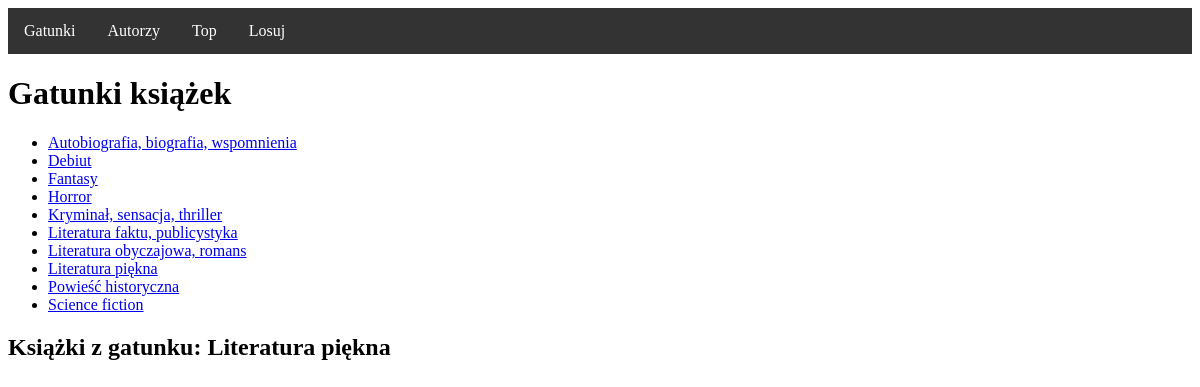
The app's page /genres/	Literatura piękna/, older data.
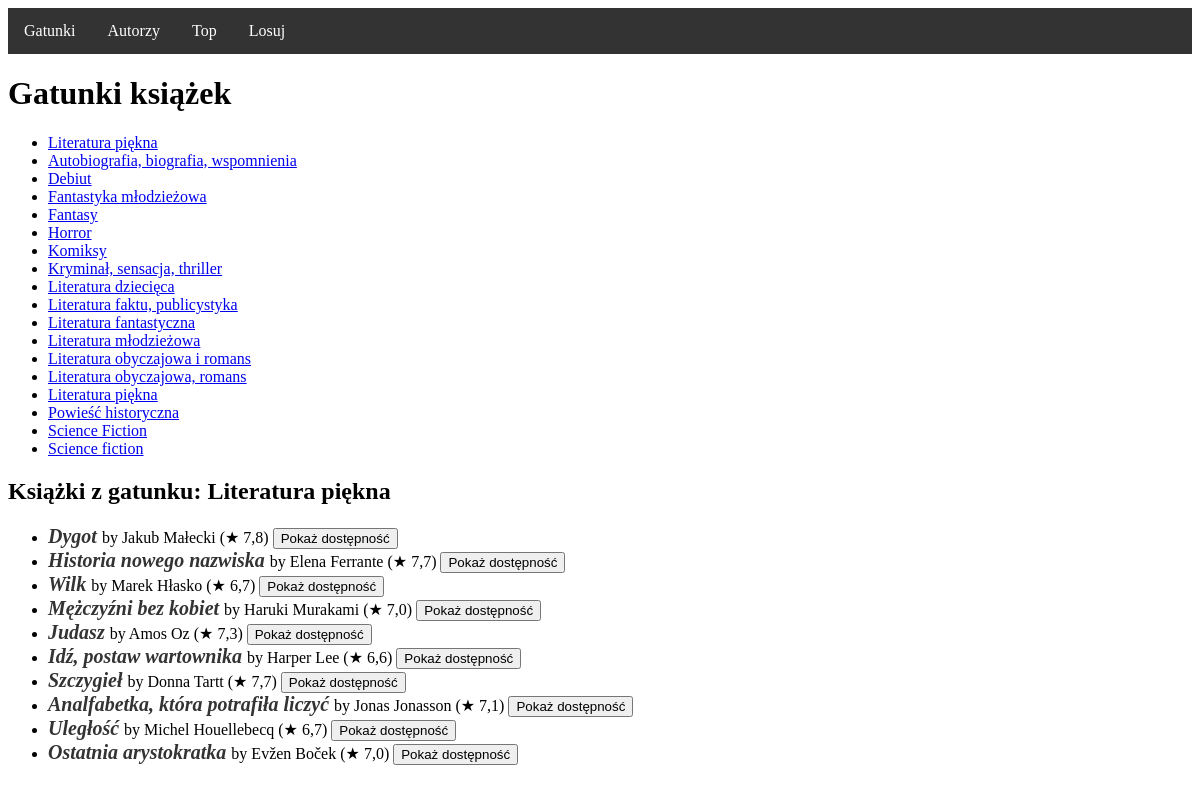
The same page, newer data.
### book_manager/models.py (models this page shows, shortened)
class Book(models.Model):
    year = models.CharField(max_length=4)
    genre = models.TextField()
    book_url = models.URLField()
    title = models.TextField()
    author = models.TextField()
    tags = models.TextField()
    description = models.TextField()
    rating = models.CharField(max_length=4)
    ratings_nb = models.CharField(max_length=10)
    availability = models.BooleanField(default=True)
    similar_books = models.CharField(max_length=255, default='')
    library_book_id = models.TextField()

### book_manager/views.py (the view)
# urls.py: path('', genre_books, name='genre_books'),
def genre_books(request, genre=None):
    if 'check_availability' in request.GET and 'book_id' in request.GET:
        availability = get_book_availability(request)
        return JsonResponse({'availability': availability})
    genres = Book.objects.values_list('genre', flat=True).distinct().order_by('genre')
    available_books = []
    if genre:
        available_books = list(Book.objects.filter(genre=genre, availability=1))
    return render(request, 'book_manager/genre_books.html', {
        'genres': genres,
        'books': available_books,
        'selected_genre': genre
    })

### book_manager/templates/book_manager/genre_books.html (shortened to what this page needs)
<!DOCTYPE html>
<html>
<head>
</head>
<body>
    <div class="menu-bar">
        <a href="/genres/">Gatunki</a>
        <a href="/genres/authors/">Autorzy</a>
        <a href="/genres/top/">Top</a>
        <a href="/genres/random/">Losuj</a>
    </div>
    <h1>Gatunki książek</h1>
    <ul>
        {% for genre in genres %}
            <li><a href="{% url 'genre_books' genre %}">{{ genre }}</a></li>
        {% endfor %}
    </ul>
    {% if selected_genre %}
        <h2>Książki z gatunku: {{ selected_genre }}</h2>
        <ul>
            {% for book in books %}
                <li>
                    <a href="javascript:void(0);" onclick="showDescription('description-{{ forloop.counter }}')" class="book-title">
                        <em>{{ book.title }}</em>
                    </a> by {{ book.author }} (&#9733; {{book.rating }})
                    <button onclick="checkBookAvailability({{ book.id }}, {{ forloop.counter }})">Pokaż dostępność</button>
                </li>
            {% endfor %}
        </ul>
    {% endif %}
</body>
</html>

Row changes from the older to the newer data that the page shows:
now on this page (row edited): Book: title "Dygot", author "Jakub Małecki", rating "7,8"
now on this page (row edited): Book: title "Historia nowego nazwiska", author "Elena Ferrante", rating "7,7"
now on this page (row edited): Book: title "Wilk", author "Marek Hłasko", rating "6,7"
now on this page (row edited): Book: title "Mężczyźni bez kobiet", author "Haruki Murakami", rating "7,0"
now on this page (row edited): Book: title "Judasz", author "Amos Oz", rating "7,3"
now on this page (row edited): Book: title "Idź, postaw wartownika", author "Harper Lee", rating "6,6"
now on this page (row edited): Book: title "Szczygieł", author "Donna Tartt", rating "7,7"
now on this page (row edited): Book: title "Analfabetka, która potrafiła liczyć", author "Jonas Jonasson", rating "7,1"
now on this page (row edited): Book: title "Uległość", author "Michel Houellebecq", rating "6,7"
now on this page (row edited): Book: title "Ostatnia arystokratka", author "Evžen Boček", rating "7,0"
Text that changed along with them:
{{ genre }}: "Science fiction" → "Science Fiction"
new list line: "Fantastyka młodzieżowa"
new list line: "Komiksy"
new list line: "Literatura dziecięca"
new list line: "Literatura fantastyczna"
new list line: "Literatura młodzieżowa"
new list line: "Literatura obyczajowa i romans"
new list line: "Literatura piękna"
new list line: "Science fiction"
